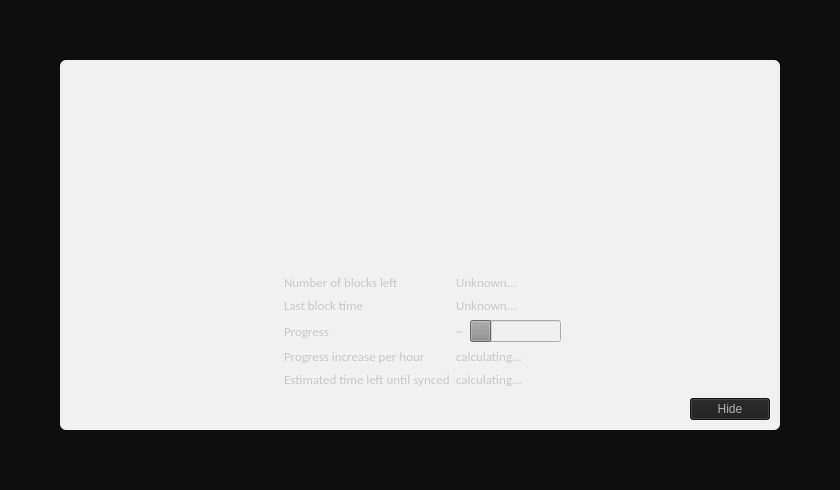
<?xml version="1.0" encoding="UTF-8"?>
<ui version="4.0">
 <class>ModalOverlay</class>
 <widget class="ModalOverlay" name="ModalOverlay">
  <property name="geometry">
   <rect>
    <x>0</x>
    <y>0</y>
    <width>840</width>
    <height>490</height>
   </rect>
  </property>
  <property name="windowTitle">
   <string>Form</string>
  </property>
  <layout class="QVBoxLayout" name="verticalLayout" stretch="0">
   <property name="sizeConstraint">
    <enum>QLayout::SetDefaultConstraint</enum>
   </property>
   <property name="leftMargin">
    <number>0</number>
   </property>
   <property name="topMargin">
    <number>0</number>
   </property>
   <property name="rightMargin">
    <number>0</number>
   </property>
   <property name="bottomMargin">
    <number>0</number>
   </property>
   <item>
    <widget class="QWidget" name="bgWidget" native="true">
     <property name="styleSheet">
      <string notr="true">#bgWidget { background: rgba(0,0,0,240); }</string>
     </property>
     <layout class="QVBoxLayout" name="verticalLayoutMain" stretch="1">
      <property name="leftMargin">
       <number>60</number>
      </property>
      <property name="topMargin">
       <number>60</number>
      </property>
      <property name="rightMargin">
       <number>60</number>
      </property>
      <property name="bottomMargin">
       <number>60</number>
      </property>
      <item>
       <widget class="QLabel" name="contentWidget">
        <property name="styleSheet">
         <string notr="true">#contentWidget { background: rgba(255,255,255,240); border-radius: 6px; }

QLabel { color: rgb(40,40,40);  }</string>
        </property>
        <property name="pixmap">
         <pixmap resource="../bitcoin.qrc">:/icons/modal_background</pixmap>
        </property>
        <property name="scaledContents">
         <bool>false</bool>
        </property>
        <property name="wordWrap">
         <bool>true</bool>
        </property>
        <layout class="QVBoxLayout" name="verticalLayoutSub" stretch="1,0,0,0">
         <property name="spacing">
          <number>0</number>
         </property>
         <property name="leftMargin">
          <number>10</number>
         </property>
         <property name="topMargin">
          <number>10</number>
         </property>
         <property name="rightMargin">
          <number>10</number>
         </property>
         <property name="bottomMargin">
          <number>10</number>
         </property>
         <item>
          <layout class="QHBoxLayout" name="horizontalLayoutIconText" stretch="0,1">
           <property name="topMargin">
            <number>20</number>
           </property>
           <item>
            <layout class="QVBoxLayout" name="verticalLayoutIcon">
             <property name="leftMargin">
              <number>0</number>
             </property>
             <item>
              <widget class="QPushButton" name="warningIcon">
               <property name="enabled">
                <bool>false</bool>
               </property>
               <property name="text">
                <string/>
               </property>
               <property name="icon">
                <iconset resource="../bitcoin.qrc">
                 <normaloff>:/icons/warning</normaloff>
                 <disabledoff>:/icons/warning</disabledoff>:/icons/warning</iconset>
               </property>
               <property name="iconSize">
                <size>
                 <width>48</width>
                 <height>48</height>
                </size>
               </property>
               <property name="flat">
                <bool>true</bool>
               </property>
              </widget>
             </item>
             <item>
              <spacer name="verticalSpacerWarningIcon">
               <property name="orientation">
                <enum>Qt::Vertical</enum>
               </property>
               <property name="sizeHint" stdset="0">
                <size>
                 <width>20</width>
                 <height>40</height>
                </size>
               </property>
              </spacer>
             </item>
            </layout>
           </item>
           <item>
            <layout class="QVBoxLayout" name="verticalLayoutInfoText">
             <property name="leftMargin">
              <number>0</number>
             </property>
             <property name="topMargin">
              <number>0</number>
             </property>
             <item>
              <widget class="QLabel" name="infoText">
               <property name="font">
                <font>
                 <family>Calibri</family>
                 <pointsize>9</pointsize>
                 <weight>75</weight>
                 <bold>true</bold>
                 <underline>false</underline>
                </font>
               </property>
               <property name="styleSheet">
                <string notr="true">color: rgb(125, 125, 125);</string>
               </property>
               <property name="text">
                <string/>
               </property>
               <property name="textFormat">
                <enum>Qt::RichText</enum>
               </property>
               <property name="alignment">
                <set>Qt::AlignCenter</set>
               </property>
               <property name="wordWrap">
                <bool>true</bool>
               </property>
              </widget>
             </item>
             <item>
              <widget class="QLabel" name="infoTextStrong">
               <property name="font">
                <font>
                 <family>Calibri</family>
                 <weight>50</weight>
                 <bold>false</bold>
                </font>
               </property>
               <property name="text">
                <string/>
               </property>
               <property name="textFormat">
                <enum>Qt::RichText</enum>
               </property>
               <property name="wordWrap">
                <bool>true</bool>
               </property>
              </widget>
             </item>
             <item>
              <spacer name="verticalSpacerInTextSpace">
               <property name="orientation">
                <enum>Qt::Vertical</enum>
               </property>
               <property name="sizeHint" stdset="0">
                <size>
                 <width>20</width>
                 <height>40</height>
                </size>
               </property>
              </spacer>
             </item>
            </layout>
           </item>
          </layout>
         </item>
         <item>
          <spacer name="verticalSpacerAfterText">
           <property name="orientation">
            <enum>Qt::Vertical</enum>
           </property>
           <property name="sizeHint" stdset="0">
            <size>
             <width>20</width>
             <height>40</height>
            </size>
           </property>
          </spacer>
         </item>
         <item>
          <layout class="QFormLayout" name="formLayout">
           <property name="fieldGrowthPolicy">
            <enum>QFormLayout::FieldsStayAtSizeHint</enum>
           </property>
           <property name="labelAlignment">
            <set>Qt::AlignLeading|Qt::AlignLeft|Qt::AlignVCenter</set>
           </property>
           <property name="formAlignment">
            <set>Qt::AlignHCenter|Qt::AlignTop</set>
           </property>
           <property name="horizontalSpacing">
            <number>6</number>
           </property>
           <property name="verticalSpacing">
            <number>6</number>
           </property>
           <property name="topMargin">
            <number>10</number>
           </property>
           <item row="0" column="0">
            <widget class="QLabel" name="labelNumberOfBlocksLeft">
             <property name="font">
              <font>
               <family>Calibri</family>
               <pointsize>10</pointsize>
               <weight>50</weight>
               <bold>false</bold>
              </font>
             </property>
             <property name="styleSheet">
              <string notr="true">color: rgb(200, 200, 200);</string>
             </property>
             <property name="text">
              <string>Number of blocks left</string>
             </property>
            </widget>
           </item>
           <item row="0" column="1">
            <widget class="QLabel" name="numberOfBlocksLeft">
             <property name="font">
              <font>
               <family>Calibri</family>
               <pointsize>10</pointsize>
              </font>
             </property>
             <property name="styleSheet">
              <string notr="true">color: rgb(200, 200, 200);</string>
             </property>
             <property name="text">
              <string>Unknown...</string>
             </property>
            </widget>
           </item>
           <item row="1" column="0">
            <widget class="QLabel" name="labelLastBlockTime">
             <property name="font">
              <font>
               <family>Calibri</family>
               <pointsize>10</pointsize>
               <weight>50</weight>
               <bold>false</bold>
              </font>
             </property>
             <property name="styleSheet">
              <string notr="true">color: rgb(200, 200, 200);</string>
             </property>
             <property name="text">
              <string>Last block time</string>
             </property>
            </widget>
           </item>
           <item row="1" column="1">
            <widget class="QLabel" name="newestBlockDate">
             <property name="sizePolicy">
              <sizepolicy hsizetype="Maximum" vsizetype="Preferred">
               <horstretch>0</horstretch>
               <verstretch>0</verstretch>
              </sizepolicy>
             </property>
             <property name="font">
              <font>
               <family>Calibri</family>
               <pointsize>10</pointsize>
              </font>
             </property>
             <property name="styleSheet">
              <string notr="true">color: rgb(200, 200, 200);</string>
             </property>
             <property name="text">
              <string>Unknown...</string>
             </property>
            </widget>
           </item>
           <item row="2" column="0">
            <widget class="QLabel" name="labelSyncDone">
             <property name="font">
              <font>
               <family>Calibri</family>
               <pointsize>10</pointsize>
               <weight>50</weight>
               <bold>false</bold>
              </font>
             </property>
             <property name="styleSheet">
              <string notr="true">color: rgb(200, 200, 200);</string>
             </property>
             <property name="text">
              <string>Progress</string>
             </property>
            </widget>
           </item>
           <item row="2" column="1">
            <layout class="QHBoxLayout" name="horizontalLayoutSync" stretch="0,1">
             <item>
              <widget class="QLabel" name="percentageProgress">
               <property name="font">
                <font>
                 <family>Calibri</family>
                 <pointsize>10</pointsize>
                </font>
               </property>
               <property name="styleSheet">
                <string notr="true">color: rgb(200, 200, 200);</string>
               </property>
               <property name="text">
                <string notr="true">~</string>
               </property>
              </widget>
             </item>
             <item>
              <widget class="QProgressBar" name="progressBar">
               <property name="enabled">
                <bool>false</bool>
               </property>
               <property name="autoFillBackground">
                <bool>true</bool>
               </property>
               <property name="styleSheet">
                <string notr="true"/>
               </property>
               <property name="value">
                <number>24</number>
               </property>
               <property name="format">
                <string/>
               </property>
              </widget>
             </item>
            </layout>
           </item>
           <item row="5" column="0">
            <widget class="QLabel" name="labelEstimatedTimeLeft">
             <property name="font">
              <font>
               <family>Calibri</family>
               <pointsize>10</pointsize>
               <weight>50</weight>
               <bold>false</bold>
              </font>
             </property>
             <property name="styleSheet">
              <string notr="true">color: rgb(200, 200, 200);</string>
             </property>
             <property name="text">
              <string>Estimated time left until synced</string>
             </property>
            </widget>
           </item>
           <item row="5" column="1">
            <widget class="QLabel" name="expectedTimeLeft">
             <property name="font">
              <font>
               <family>Calibri</family>
               <pointsize>10</pointsize>
              </font>
             </property>
             <property name="styleSheet">
              <string notr="true">color: rgb(200, 200, 200);</string>
             </property>
             <property name="text">
              <string>calculating...</string>
             </property>
            </widget>
           </item>
           <item row="4" column="0">
            <widget class="QLabel" name="labelProgressIncrease">
             <property name="font">
              <font>
               <family>Calibri</family>
               <pointsize>10</pointsize>
               <weight>50</weight>
               <bold>false</bold>
              </font>
             </property>
             <property name="styleSheet">
              <string notr="true">color: rgb(200, 200, 200);</string>
             </property>
             <property name="text">
              <string>Progress increase per hour</string>
             </property>
            </widget>
           </item>
           <item row="4" column="1">
            <widget class="QLabel" name="progressIncreasePerH">
             <property name="font">
              <font>
               <family>Calibri</family>
               <pointsize>10</pointsize>
              </font>
             </property>
             <property name="styleSheet">
              <string notr="true">color: rgb(200, 200, 200);</string>
             </property>
             <property name="text">
              <string>calculating...</string>
             </property>
            </widget>
           </item>
          </layout>
         </item>
         <item>
          <layout class="QHBoxLayout" name="horizontalLayoutButtons">
           <property name="leftMargin">
            <number>10</number>
           </property>
           <property name="topMargin">
            <number>10</number>
           </property>
           <item>
            <spacer name="horizontalSpacer">
             <property name="orientation">
              <enum>Qt::Horizontal</enum>
             </property>
             <property name="sizeHint" stdset="0">
              <size>
               <width>40</width>
               <height>20</height>
              </size>
             </property>
            </spacer>
           </item>
           <item>
            <widget class="QPushButton" name="closeButton">
             <property name="styleSheet">
              <string notr="true">background-color: rgb(30, 30, 30);
color: rgb(175, 175, 175);</string>
             </property>
             <property name="text">
              <string>Hide</string>
             </property>
            </widget>
           </item>
          </layout>
         </item>
        </layout>
       </widget>
      </item>
     </layout>
    </widget>
   </item>
  </layout>
 </widget>
 <customwidgets>
  <customwidget>
   <class>ModalOverlay</class>
   <extends>QWidget</extends>
   <header>qt/modaloverlay.h</header>
   <container>1</container>
  </customwidget>
 </customwidgets>
 <resources>
  <include location="../bitcoin.qrc"/>
 </resources>
 <connections/>
</ui>
